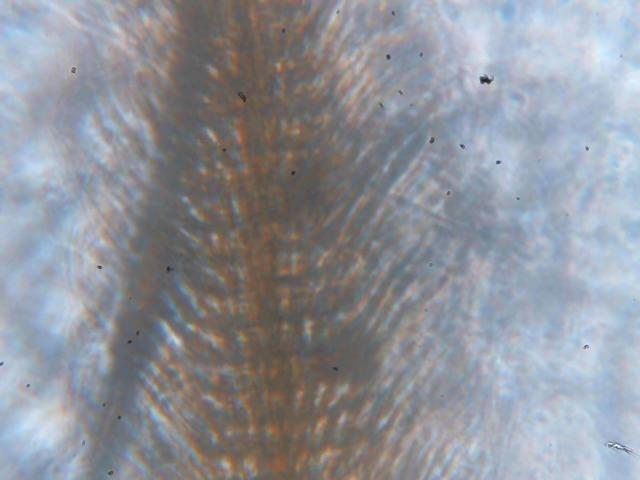
//> input picture images from video/Picture 023.jpg, 640 x 480 px
$ ./stitch 'images from video/Picture 021.jpg' 'images from video/Picture 023.jpg'   (built with g++ and OpenCV 4)
//> lines starting //> are read from the running program, lines starting //| are printed output that depends on the picture
#include <stdio.h>
#include <iostream>

#include "opencv2/core/core.hpp"
#include "opencv2/features2d/features2d.hpp"
#include "opencv2/highgui/highgui.hpp"
#include "opencv2/nonfree/nonfree.hpp"
#include "opencv2/calib3d/calib3d.hpp"
#include "opencv2/imgproc/imgproc.hpp"

using namespace cv;

void readme();

/** @function main */
int main( int argc, char** argv )
{
 if( argc != 3 )
 { readme(); return -1; }

// Load the images
 Mat image1= imread( argv[2] );
//> image1 is the input picture: 480 rows x 640 cols, CV_8UC3; mean B, G, R 153.8, 146.3, 143.4
 Mat image2= imread( argv[1] );
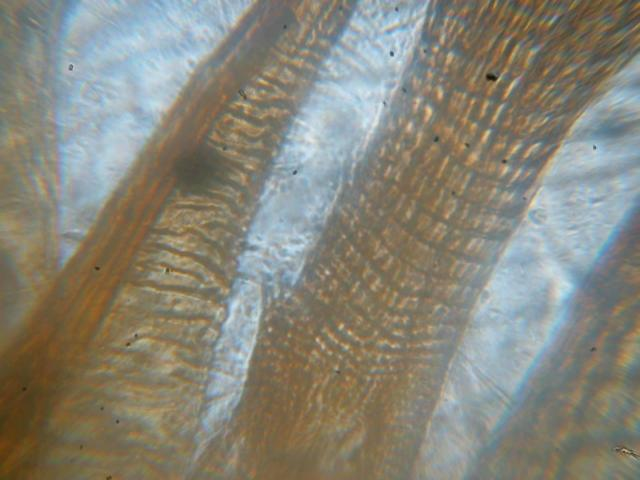
//> input picture images from video/Picture 021.jpg, 640 x 480 px
//> image2 is the input picture: 480 rows x 640 cols, CV_8UC3; mean B, G, R 121.2, 133.4, 135.4
 Mat gray_image1;
 Mat gray_image2;
 // Convert to Grayscale
 cvtColor( image1, gray_image1, CV_RGB2GRAY );
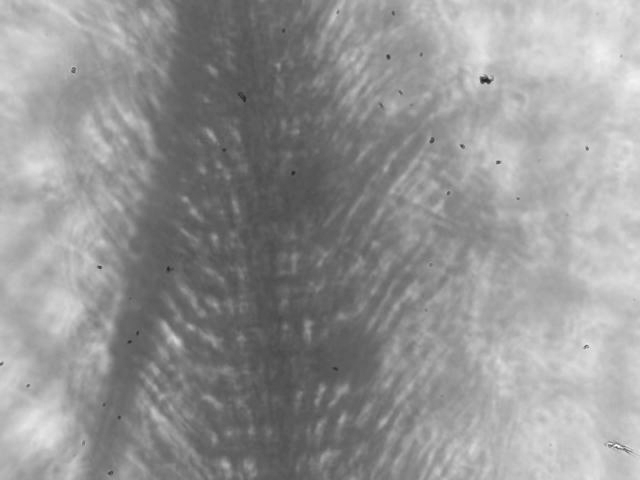
//> gray_image1: 480 rows x 640 cols, CV_8UC1; min 33, max 254, mean 148.2
 cvtColor( image2, gray_image2, CV_RGB2GRAY );
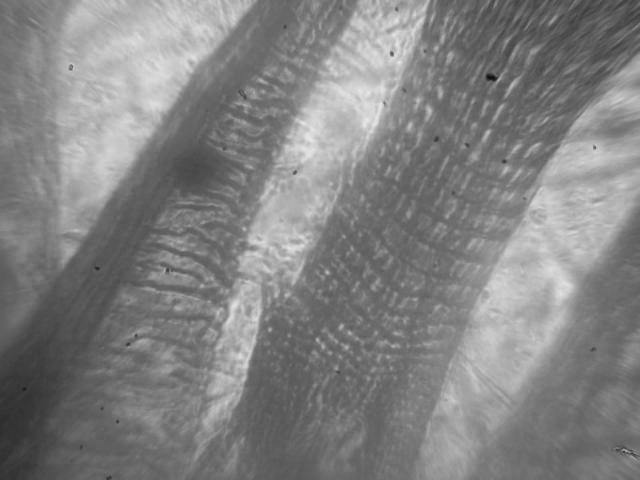
//> gray_image2: 480 rows x 640 cols, CV_8UC1; min 13, max 234, mean 130

imshow("first image",image2);
 imshow("second image",image1);

if( !gray_image1.data || !gray_image2.data )
 { std::cout<< " --(!) Error reading images " << std::endl; return -1; }

//-- Step 1: Detect the keypoints using SURF Detector
 int minHessian = 400;

//> (the run ends here: the program needs code that is not available in this run, at `SurfFeatureDetector detector( minHessian );`)
